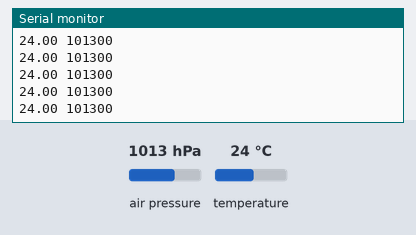
Simulated run of this sketch. Board: Arduino Uno, built with avr-gcc and run on an emulated ATmega328P. Parts: the last lines printed to the serial monitor. The test bench sets the inputs (shaded band); at power-on: air pressure 1013 hPa, temperature 24 °C.

Above: at 3.2 s.
3.3 s: air pressure set to 952 hPa
At 3.8 s:
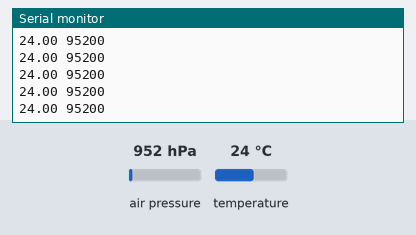
4.8 s: temperature set to 12 °C
At 5.7 s:
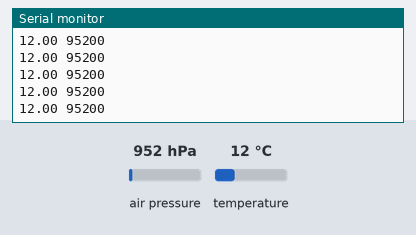
6.3 s: air pressure set to 975 hPa
At 7.1 s:
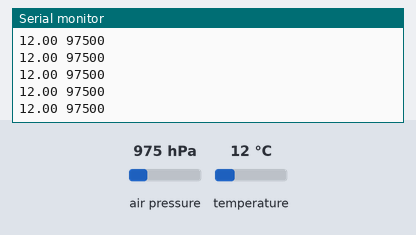
Timing chart, 0 to 9.3 s (numbered marks = the images above; inputs shaded):
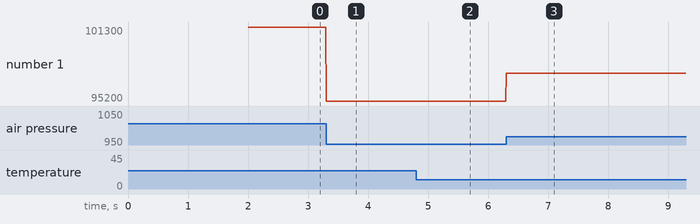

Measured:
- after the input at 3.3 s, the serial monitor: prints a new line at once (image 1)
- after the input at 4.8 s, the serial monitor: prints a new line at once (image 2)
- after the input at 6.3 s, the serial monitor: prints a new line at once (image 3)
- plotted number 1: 101300 → 95200 after the input at 3.3 s, 95200 → 97500 after the input at 6.3 s

The sketch:

05.2_BMP180_serial.ino
```cpp
// for the BMP 180 sensor
// uses Adafruit BMP085 Library

#include <Adafruit_BMP085.h>

char separator = ' ';

Adafruit_BMP085 bmp;

void setup() {
  Serial.begin(115200);
  Wire.begin();
  delay(2000);

  //begin() initializes the interface, checks the sensor ID and reads the calibration parameters.
  if (!bmp.begin()) {
    Serial.println("Could not find a valid BMP085 sensor, check wiring!");
    while (1) {}
  }
}

void loop() {
  Serial.print(bmp.readTemperature());
  Serial.print(separator);
  Serial.print(bmp.readPressure());
  Serial.println("");
  // delay(100);
}
```
